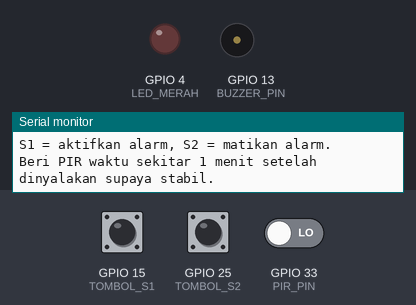
Recording of a sketch running on a simulated ESP32. Parts: output pins drawn as LEDs (lit = HIGH), buzzer (waves = sounding, pin HIGH), the last lines printed to the serial monitor. Dashed ring = blinking. The inputs (shaded band) are chosen by the test bench; at power-on: GPIO 15 (TOMBOL_S1) LOW, GPIO 33 (PIR_PIN) LOW, GPIO 25 (TOMBOL_S2) LOW.

Above: at 1.2 s.
1.3 s: GPIO 15 (TOMBOL_S1) pulled HIGH for 0.15 s
At 2.5 s:
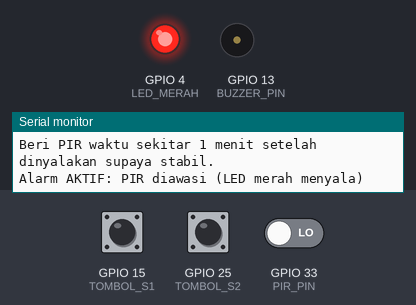
2.9 s: GPIO 33 (PIR_PIN) driven HIGH
At 3.07 s:
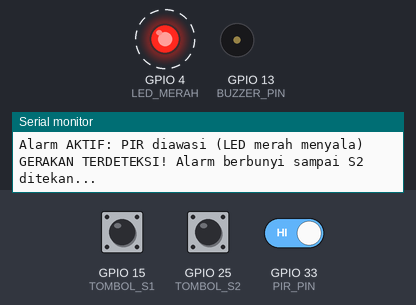
5.9 s: GPIO 25 (TOMBOL_S2) pulled HIGH for 0.15 s
At 7.1 s:
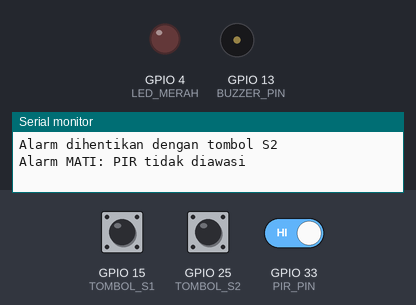
7.5 s: GPIO 15 (TOMBOL_S1) pulled HIGH for 1 s
At 8.5 s:
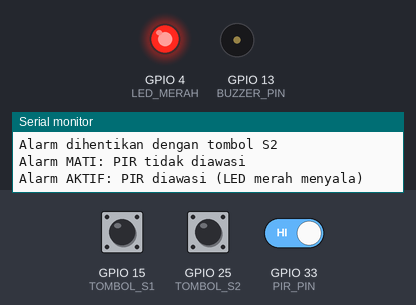
10.0 s: GPIO 25 (TOMBOL_S2) pulled HIGH for 1 s
At 10.4 s:
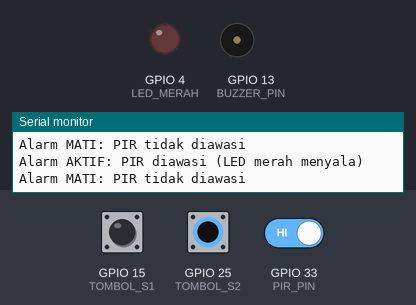
Timing chart, 0 to 13.0 s (numbered marks = the images above; inputs shaded):
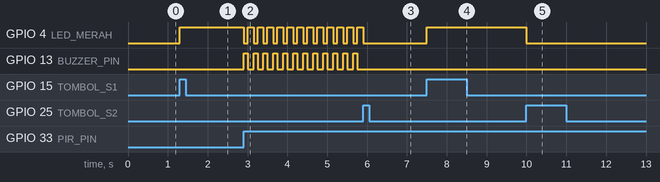

Measured:
- after the input at 1.3 s, GPIO 4 (LED_MERAH): LOW → HIGH at once
- after the input at 2.9 s, GPIO 4 (LED_MERAH): alternates HIGH for 0.15 s and LOW for 0.10 s, starting at once; GPIO 13 (BUZZER_PIN): alternates HIGH for 0.10 s and LOW for 0.15 s, starting at once
- after the input at 5.9 s, GPIO 4 (LED_MERAH): goes on until 5.9 s, then stays LOW; GPIO 13 (BUZZER_PIN): stops changing and stays LOW
- after the input at 7.5 s, GPIO 4 (LED_MERAH): LOW → HIGH at once
- after the input at 10.0 s, GPIO 4 (LED_MERAH): HIGH → LOW at once

The sketch:

p3_alarm_pir.ino
```cpp
/*
 * BAB 10 - Program 3: Alarm Gerakan dengan PIR dan Dua Tombol
 * S1 = aktifkan alarm (dibaca dengan polling)
 * S2 = matikan alarm (interupsi), PIR = deteksi gerakan (interupsi)
 * Saat alarm aktif, gerakan di depan sensor PIR membunyikan buzzer
 * terus-menerus sampai alarm dimatikan dengan S2.
 *
 * Rangkaian:
 *   SW1 (tombol S1, header kuning) → IO15
 *   SW2 (tombol S2, header kuning) → IO25
 *   PIR (header hijau)             → IO33
 *   LED1 (merah, header LED)       → IO4   (indikator alarm aktif)
 *   BUZZ                           → IO13
 */

#define TOMBOL_S1  15
#define TOMBOL_S2  25
#define PIR_PIN    33
#define LED_MERAH  4
#define BUZZER_PIN 13

// Variabel bersama ISR <-> loop(): wajib volatile
volatile bool alarmAktif = false;  // diisi true oleh loop() (S1), false oleh ISR S2
volatile bool adaGerakan = false;  // bendera dari ISR sensor PIR

// Kunci bagian kritis untuk bendera adaGerakan
portMUX_TYPE kunciGerakan = portMUX_INITIALIZER_UNLOCKED;

bool alarmAktifSebelumnya = false;  // hanya dipakai loop()

// ISR tombol S2: matikan alarm.
// Pantulan tidak masalah: mengisi false berkali-kali hasilnya tetap false.
void IRAM_ATTR isrTombolS2() {
  alarmAktif = false;
}

// ISR sensor PIR: output PIR berubah LOW → HIGH = gerakan mulai terdeteksi
void IRAM_ATTR isrPir() {
  portENTER_CRITICAL_ISR(&kunciGerakan);
  adaGerakan = true;
  portEXIT_CRITICAL_ISR(&kunciGerakan);
}

// Bunyikan buzzer dan kedipkan LED terus-menerus sampai alarm dimatikan (S2)
void bunyikanAlarm() {
  while (alarmAktif) {  // alarmAktif diubah oleh ISR S2 dari "luar" perulangan ini
    digitalWrite(BUZZER_PIN, HIGH);
    digitalWrite(LED_MERAH, LOW);
    delay(100);
    digitalWrite(BUZZER_PIN, LOW);
    digitalWrite(LED_MERAH, HIGH);
    delay(150);
  }
  digitalWrite(BUZZER_PIN, LOW);  // pastikan buzzer diam
}

void setup() {
  Serial.begin(115200);
  pinMode(TOMBOL_S1, INPUT);  // pull-down 10 kΩ sudah ada di kit
  pinMode(TOMBOL_S2, INPUT);
  pinMode(PIR_PIN, INPUT);    // output PIR sudah HIGH/LOW yang jelas
  pinMode(LED_MERAH, OUTPUT);
  pinMode(BUZZER_PIN, OUTPUT);
  digitalWrite(LED_MERAH, LOW);
  digitalWrite(BUZZER_PIN, LOW);

  // S2 memakai interupsi supaya bisa menghentikan alarm kapan saja.
  // Interupsi PIR baru dipasang saat alarm aktif (lihat loop()).
  attachInterrupt(digitalPinToInterrupt(TOMBOL_S2), isrTombolS2, RISING);

  Serial.println("BAB 10 - Program 3: Alarm Gerakan dengan PIR dan Dua Tombol");
  Serial.println("S1 = aktifkan alarm, S2 = matikan alarm.");
  Serial.println("Beri PIR waktu sekitar 1 menit setelah dinyalakan supaya stabil.");
}

void loop() {
  // 1. S1 cukup dibaca dengan polling: saat menunggu, loop() berputar sangat cepat
  if (digitalRead(TOMBOL_S1) == HIGH) {
    alarmAktif = true;
  }

  // 2. Status alarm berubah (karena S1 atau S2)? Pasang atau lepas interupsi PIR.
  bool aktifSekarang = alarmAktif;  // salin sekali, lalu pakai salinannya
  if (aktifSekarang != alarmAktifSebelumnya) {
    alarmAktifSebelumnya = aktifSekarang;

    if (aktifSekarang) {
      attachInterrupt(digitalPinToInterrupt(PIR_PIN), isrPir, RISING);
      digitalWrite(LED_MERAH, HIGH);
      Serial.println("Alarm AKTIF: PIR diawasi (LED merah menyala)");
    } else {
      detachInterrupt(digitalPinToInterrupt(PIR_PIN));
      digitalWrite(LED_MERAH, LOW);
      Serial.println("Alarm MATI: PIR tidak diawasi");
    }
  }

  // 3. Ambil bendera gerakan: baca lalu turunkan di dalam satu bagian kritis
  portENTER_CRITICAL(&kunciGerakan);
  bool gerakan = adaGerakan;
  adaGerakan = false;
  portEXIT_CRITICAL(&kunciGerakan);

  // 4. Ada gerakan saat alarm aktif? Bunyikan sampai S2 ditekan.
  if (gerakan && alarmAktif) {
    Serial.println("GERAKAN TERDETEKSI! Alarm berbunyi sampai S2 ditekan...");
    bunyikanAlarm();
    Serial.println("Alarm dihentikan dengan tombol S2");
  }
}
```
